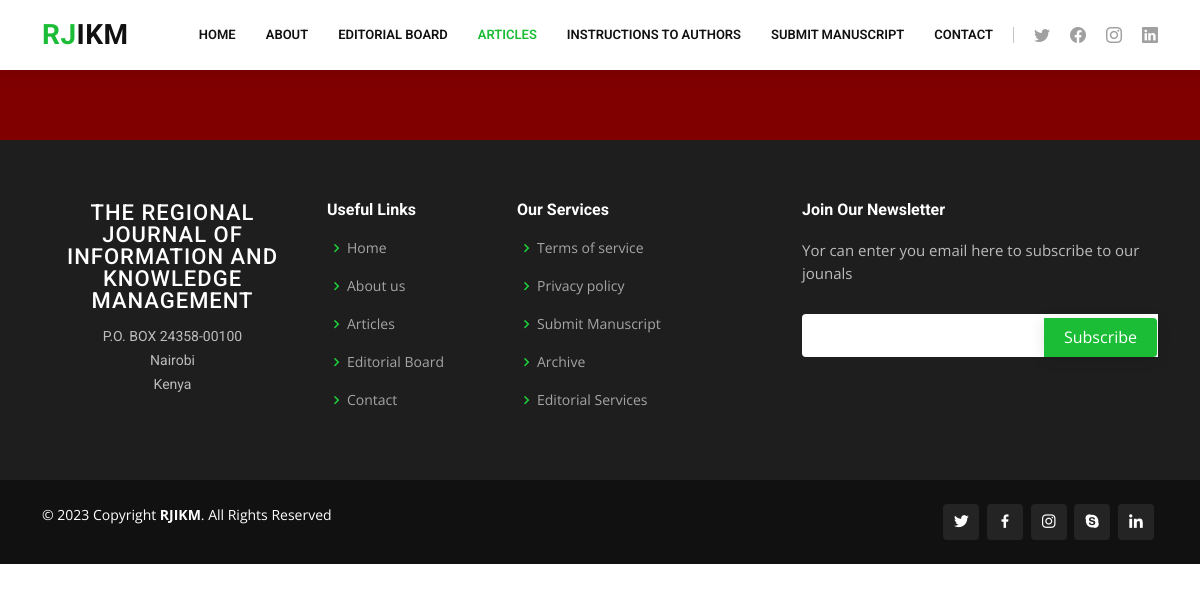
/rjikm/vol6_no2_articles, run on an earlier commit of the app's database.
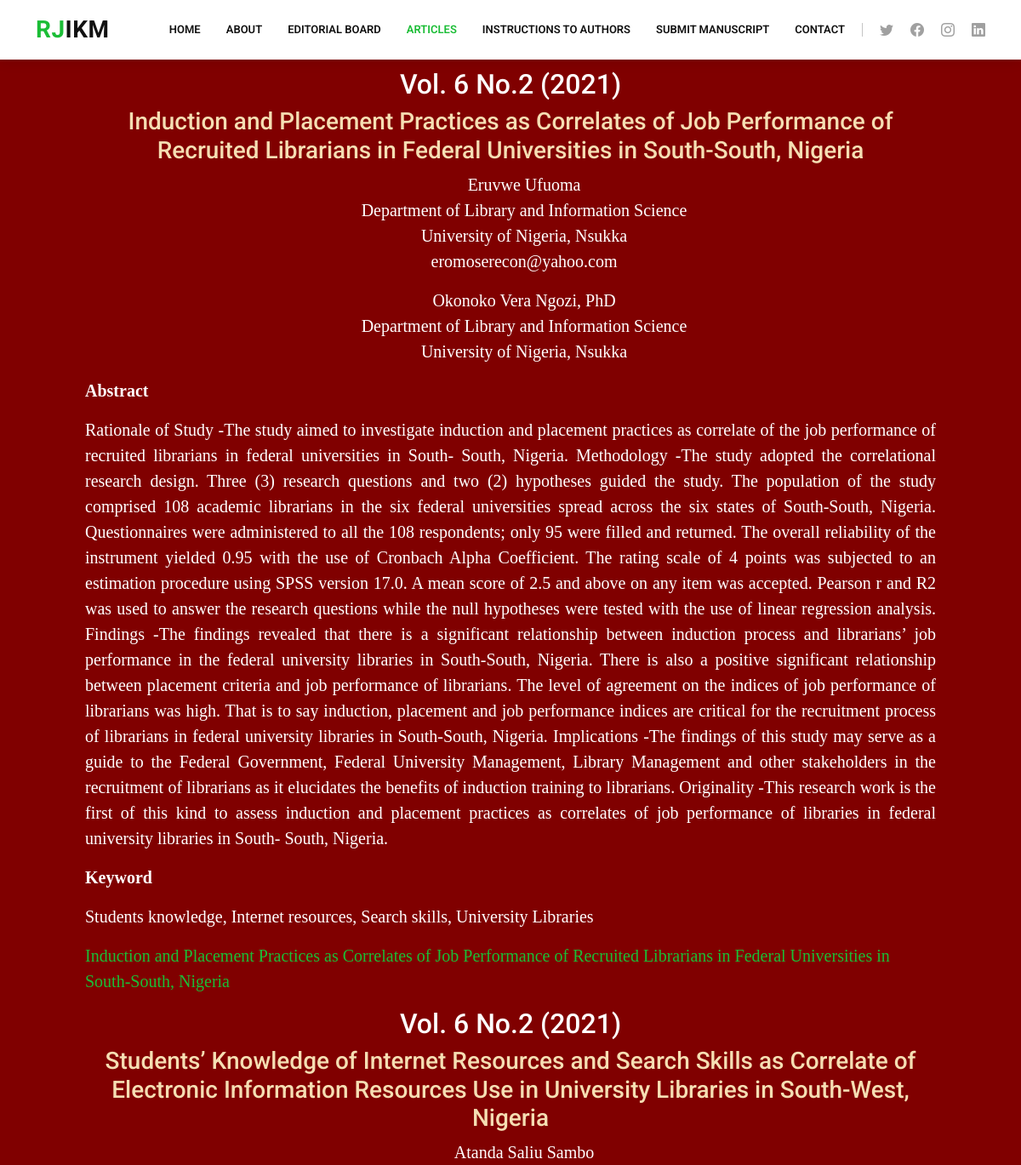
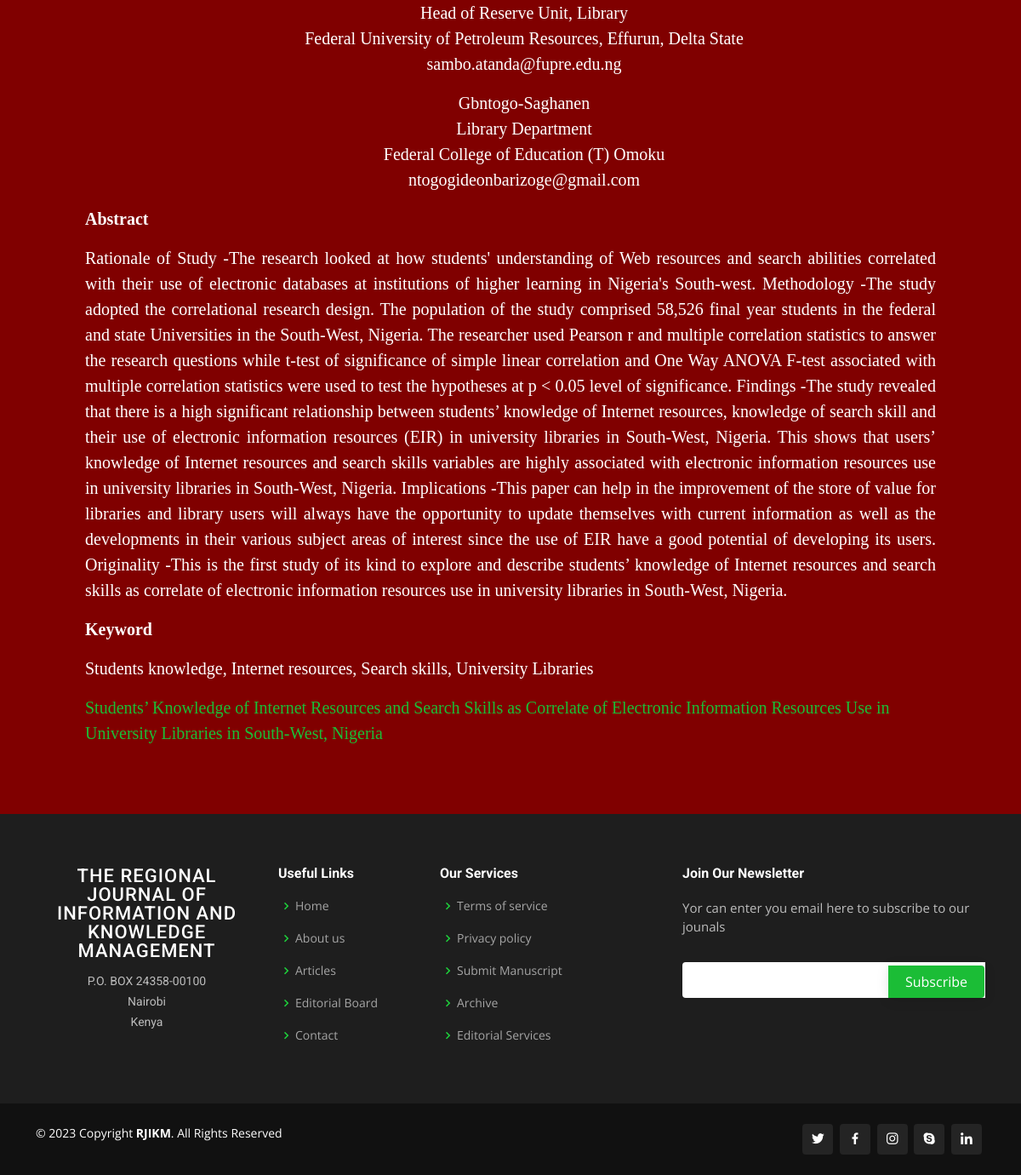
And on a later commit of the database (2 pictures, top to bottom).
### rjikm/models.py (models this page shows, shortened)
class Article(models.Model):
    volume = models.CharField(max_length=100, default="untitled")
    title = models.CharField(max_length=400, default='Untitled')
    author1 = models.CharField(max_length=100, default='Anonymous')
    university1 = models.CharField(max_length=100, default='Unknown')
    department1 = models.CharField(max_length=100, default='Unknown')
    email1 = models.EmailField(default='anonymous@example.com')
    author2 = models.CharField(max_length=100, default='Anonymous')
    department2 = models.CharField(max_length=100, default='Unknown')
    university2 = models.CharField(max_length=100, default='Unknown')
    email2 = models.EmailField(default='anonymous@example.com')
    abstract_title = models.CharField(max_length=100, default='Abstract')
    abstract = models.TextField(default='No abstract provided')
    keyword_title = models.CharField(max_length=100, default="Keyword")
    keywords = models.CharField(max_length=200, default='None')
    titlelink = models.CharField(max_length=400, default='Untitled')

### rjikm/views.py (the view)
# urls.py: path("vol6_no2_articles", views.vol6_no2_articles, name="vol6_no2_articles"),
def vol6_no2_articles(request):
    articles = Article.objects.all()
    vol6_no2_articles = []
    for article in articles:
        if vol6_no2_articles == "Vol. 6 No. 2 (2021)":
            vol6_no2_articles.append(article)
    context = {'articles': articles}
    return render(request, "rjikm/vol6articles.html", context)

### rjikm/templates/rjikm/vol6articles.html
{% extends "rjikm/layoutvol7articles.html" %}
{% block body %}
<section style="background-color: maroon;">
 <div style="margin:20px 100px 20px 100px; color:white; font-family: Times New Roman, Times, serif; font-size: 20px">
     {% for article in articles %}
         {% if article.volume == 'Vol. 6 No.2 (2021)'%}
        <h2 style="text-align:center;"> {{article.volume}} </h2>
         <h3 style="text-align:center; color: wheat;"> {{article.title}}</h3>
         <ul style="list-style-type: none;">
        {% if article.author1 != 'Anonymous' %}
        <li style="text-align:center;"> {{article.author1}} </li>
        {% endif %}
        {% if article.department1 != 'Unknown' %}
        <li style="text-align:center;"> {{article.department1}} </li>
        {% endif %}
        {% if article.university1 != 'Unknown' %}
        <li style="text-align:center;"> {{article.university1}} </li>
        {% endif %}
        {% if article.email1 != 'anonymous@example.com' %}
        <li style="text-align:center;"> {{article.email1}} </li>
        {% endif %}
        </ul>
        <ul style="list-style-type: none;">
        {% if article.author2 != 'Anonymous' %}
        <li style="text-align:center;"> {{article.author2}} </li>
        {% endif %}
        {% if article.department2 != 'Unknown' %}
        <li style="text-align:center;"> {{article.department2}} </li>
        {% endif %}
        {% if article.university2 != 'Unknown' %}
        <li style="text-align:center;"> {{article.university2}} </li>
        {% endif %}
        {% if article.email2 != 'anonymous@example.com' %}
        <li style="text-align:center;"> {{article.email2}} </li>
        {% endif %}
        </ul>
         <p><strong>{{article.abstract_title}}</strong></p>
        <p style="text-align:justify;"> {{article.abstract}}</p>
        <p><strong>{{article.keyword_title}}</strong></p>
        <p> {{article.keywords}}</p>
        <p> <a href="">{{article.titlelink}}</a></p>
         {% endif%}
    {% endfor %}
 </div>
</section>
{% endblock %}

### rjikm/templates/rjikm/layoutvol7articles.html (shortened to what this page needs)
{% load static %}
<!DOCTYPE html>
<html lang="en">
<head>
  <link href="{% static 'vendor/animate.css/animate.min.css' %}" rel="stylesheet">
  <link href="{% static 'vendor/aos/aos.css' %}" rel="stylesheet">
  <link href="{% static 'vendor/bootstrap/css/bootstrap.min.css' %}" rel="stylesheet">
  <link href="{% static 'vendor/bootstrap-icons/bootstrap-icons.css' %}" rel="stylesheet">
  <link href="{% static 'vendor/boxicons/css/boxicons.min.css' %}" rel="stylesheet">
  <link href="{% static 'vendor/glightbox/css/glightbox.min.css' %}" rel="stylesheet">
  <link href="{% static 'vendor/remixicon/remixicon.css' %}" rel="stylesheet">
  <link href="{% static 'vendor/swiper/swiper-bundle.min.css' %}" rel="stylesheet">
    <link href="{% static 'rjikm/style.css' %}" rel="stylesheet">
</head>
<body>
 <header id="header" class="fixed-top">
    <div class="container d-flex align-items-center">
      <h1 class="logo me-auto"><a href="{% url 'index' %}"><span>RJ</span>IKM</a></h1>
      <nav id="navbar" class="navbar order-last order-lg-0">
        <ul>
          <li><a href="{% url 'index' %}" >Home</a></li>
          <li class="dropdown"><a href="{% url 'about' %}" <span>About</span> </a>
          <li><a href="{% url 'editorial' %}" >Editorial Board</a></li>
          <li><a href="{% url 'articles' %}" class="active">Articles</a></li>
          <li><a href="{% url 'authorInstructions' %}"> Instructions to Authors</a></li>
          <li><a href="{% url 'login' %}">Submit Manuscript</a></li>
          <li><a href="{% url 'contact' %}">Contact</a></li>
        </ul>
      </nav>
      <div class="header-social-links d-flex">
        <a href="#" class="twitter"><i class="bu bi-twitter"></i></a>
        <a href="#" class="facebook"><i class="bu bi-facebook"></i></a>
        <a href="#" class="instagram"><i class="bu bi-instagram"></i></a>
        <a href="#" class="linkedin"><i class="bu bi-linkedin"></i></i></a>
      </div>
    </div>
  </header>
      {% block body %}
      {% endblock %}
<footer id="footer">
    <div class="footer-top">
      <div class="container">
        <div class="row">
          <div class="col-lg-3 col-md-6 footer-contact">
            <h3 style="text-align: center;">The Regional Journal of Information and Knowledge Management</h3>
            <p style="text-align: center;">
              P.O. BOX 24358-00100 <br>
              Nairobi<br>
               Kenya <br><br>
            </p>
          </div>
          <div class="col-lg-2 col-md-6 footer-links">
            <h4>Useful Links</h4>
            <ul>
              <li><i class="bx bx-chevron-right"></i> <a href="{% url 'index' %}">Home</a></li>
              <li><i class="bx bx-chevron-right"></i> <a href="{% url 'about' %}">About us</a></li>
              <li><i class="bx bx-chevron-right"></i> <a href="{% url 'articles' %}">Articles</a></li>
              <li><i class="bx bx-chevron-right"></i> <a href="{% url 'editorial' %}">Editorial Board</a></li>
              <li><i class="bx bx-chevron-right"></i> <a href="{% url 'contact' %}">Contact</a></li>
            </ul>
          </div>
          <div class="col-lg-3 col-md-6 footer-links">
            <h4>Our Services</h4>
            <ul>
              <li><i class="bx bx-chevron-right"></i> <a href="{% url 'authorInstructions' %}">Terms of service</a></li>
              <li><i class="bx bx-chevron-right"></i> <a href="{% url 'contact' %}">Privacy policy</a></li>
              <li><i class="bx bx-chevron-right"></i> <a href="{% url 'submit' %}">Submit Manuscript</a></li>
              <li><i class="bx bx-chevron-right"></i> <a href="#">Archive</a></li>
              <li><i class="bx bx-chevron-right"></i> <a href="{% url 'editorial' %}">Editorial Services</a></li>
            </ul>
          </div>
          <div class="col-lg-4 col-md-6 footer-newsletter">
            <h4>Join Our Newsletter</h4>
            <p>Yor can enter you email here to subscribe to our jounals</p>
            <form action="" method="post">
              <input type="email" name="email"><input type="submit" value="Subscribe">
            </form>
          </div>
        </div>
      </div>
    </div>
    <div class="container d-md-flex py-4">
      <div class="me-md-auto text-center text-md-start">
        <div class="copyright">
          &copy; <script>document.write(new Date().getFullYear());</script> Copyright <strong><span>RJIKM</span></strong>. All Rights Reserved
        </div>
        <div class="credits">
        </div>
      </div>
      <div class="social-links text-center text-md-right pt-3 pt-md-0">
        <a href="#" class="twitter"><i class="bx bxl-twitter"></i></a>
        <a href="#" class="facebook"><i class="bx bxl-facebook"></i></a>
        <a href="#" class="instagram"><i class="bx bxl-instagram"></i></a>
        <a href="#" class="google-plus"><i class="bx bxl-skype"></i></a>
        <a href="#" class="linkedin"><i class="bx bxl-linkedin"></i></a>
      </div>
    </div>
  </footer>
</body>
</html>

### rjikm/static/rjikm/style.css (style rules this page uses)
body { font-family: "Open Sans", sans-serif; color: #4d4643; }
a { color: #1bbd36; text-decoration: none; }
h1, h2, h3, h4, h5, h6 { font-family: "Roboto", sans-serif; }
input[type=submit] { background-color: #04AA6D; border: none; color: #ffffff; text-decoration: none; padding: 20px 20px; margin: 4px 5px 0px 100px; cursor: pointer; }
#header { background: white; transition: all 0.5s; z-index: 997; padding: 15px 0; box-shadow: 0px 2px 15px rgba(0, 0, 0, 0.1); }
#header .logo { font-size: 28px; margin: 0; padding: 0; line-height: 1; font-weight: 700; letter-spacing: 0.5px; text-transform: uppercase; }
#header .logo a { color: #111; }
#header .logo a span { color: #1bbd36; }
.header-social-links { margin-left: 20px; border-left: 1px solid #c4c4c4; }
.header-social-links a { color: #a0a0a0; display: inline-block; line-height: 0px; transition: 0.3s; padding-left: 20px; }
.header-social-links a i { line-height: 0; }
.navbar { padding: 0; }
.navbar ul { margin: 0; padding: 0; display: flex; list-style: none; align-items: center; }
.navbar li { position: relative; }
.navbar a, .navbar a:focus { display: flex; align-items: center; justify-content: space-between; padding: 10px 0 10px 30px; font-family: "Roboto", sans-serif; font-size: 13px; font-weight: 600; color: #111; white-space: nowrap; text-transform: uppercase; transition: 0.3s; }
.navbar a:hover, .navbar .active, .navbar .active:focus, .navbar li:hover>a { color: #1bbd36; }
section { padding: 60px 0; overflow: hidden; }
#footer { color: #fff; font-size: 14px; background: #111; }
#footer .footer-top { padding: 60px 0 30px 0; background: #1e1e1e; }
#footer .footer-top .footer-contact { margin-bottom: 30px; }
#footer .footer-top .footer-contact h3 { font-size: 22px; margin: 0 0 10px 0; padding: 2px 0 2px 0; line-height: 1; font-weight: 500; letter-spacing: 1px; text-transform: uppercase; color: #fff; }
#footer .footer-top .footer-contact p { font-size: 14px; line-height: 24px; margin-bottom: 0; font-family: "Roboto", sans-serif; color: rgba(255, 255, 255, 0.7); }
#footer .footer-top h4 { font-size: 16px; font-weight: bold; color: #fff; position: relative; padding-bottom: 12px; }
#footer .footer-top .footer-links { margin-bottom: 30px; }
#footer .footer-top .footer-links ul { list-style: none; padding: 0; margin: 0; }
#footer .footer-top .footer-links ul i { padding-right: 2px; color: #1ed33c; font-size: 18px; line-height: 1; }
#footer .footer-top .footer-links ul li { padding: 10px 0; display: flex; align-items: center; }
#footer .footer-top .footer-links ul li:first-child { padding-top: 0; }
#footer .footer-top .footer-links ul a { color: rgba(255, 255, 255, 0.6); transition: 0.3s; display: inline-block; line-height: 1; }
#footer .footer-newsletter { font-size: 15px; color: rgba(255, 255, 255, 0.7); }
#footer .footer-newsletter h4 { font-size: 16px; font-weight: bold; color: #fff; position: relative; padding-bottom: 12px; }
#footer .footer-newsletter form { margin-top: 30px; background: #fff; padding: 6px 10px; position: relative; border-radius: 4px 0 0 4px; text-align: left; }
#footer .footer-newsletter form input[type=email] { border: 0; padding: 4px 8px; width: calc(100% - 100px); }
#footer .footer-newsletter form input[type=submit] { position: absolute; top: 0; right: -4px; bottom: 0; border: 0; background: none; font-size: 16px; padding: 0 20px; background: #1bbd36; color: #fff; transition: 0.3s; border-radius: 0 4px 4px 0; box-shadow: 0px 2px 15px rgba(0, 0, 0, 0.1); }
#footer .credits { padding-top: 5px; font-size: 13px; color: #fff; }
#footer .social-links a { font-size: 18px; display: inline-block; background: rgba(255, 255, 255, 0.08); color: #fff; line-height: 1; padding: 8px 0; margin-right: 4px; border-radius: 4px; text-align: center; width: 36px; height: 36px; transition: 0.3s; }

What changed in the data, as far as the page shows it:
added Article: volume "Vol. 6 No.2 (2021)", title "Induction and Placement Practices as Correlates of Job Performance of Recruited Librarians in Federal Universities in South-South, Nigeria", author1 "Eruvwe Ufuoma", department1 "Department of Library and Information Science", university1 "University of Nigeria, Nsukka", email1 "eromoserecon@yahoo.com", author2 "Okonoko Vera Ngozi, PhD", department2 "Department of Library and Information Science", university2 "University of Nigeria, Nsukka", abstract_title "Abstract", abstract "Rationale of Study -The study aimed to investigate induction and placement practices as correlate of the job performance of recruited librarians in federal universities in South- South, Nigeria. Methodology -The study adopted the correlational research design. Three (3) research questions and two (2) hypotheses guided the study. The population of the study comprised 108 academic librarians in the six federal universities spread across the six states of South-South, Nigeria. Questionnaires were administered to all the 108 respondents; only 95 were filled and returned. The overall reliability of the instrument yielded 0.95 with the use of Cronbach Alpha Coefficient. The rating scale of 4…", keyword_title "Keyword", keywords "Students knowledge, Internet resources, Search skills, University Libraries", titlelink "Induction and Placement Practices as Correlates of Job Performance of Recruited Librarians in Federal Universities in South-South, Nigeria"
added Article: volume "Vol. 6 No.2 (2021)", title "Students’ Knowledge of Internet Resources and Search Skills as Correlate of Electronic Information Resources Use in University Libraries in South-West, Nigeria", author1 "Atanda Saliu Sambo", department1 "Head of Reserve Unit, Library", university1 "Federal University of Petroleum Resources, Effurun, Delta State", email1 "sambo.atanda@fupre.edu.ng", author2 "Gbntogo-Saghanen", department2 "Library Department", university2 "Federal College of Education (T) Omoku", email2 "ntogogideonbarizoge@gmail.com", abstract_title "Abstract", abstract "Rationale of Study -The research looked at how students' understanding of Web resources and search abilities correlated with their use of electronic databases at institutions of higher learning in Nigeria's South-west. Methodology -The study adopted the correlational research design. The population of the study comprised 58,526 final year students in the federal and state Universities in the South-West, Nigeria. The researcher used Pearson r and multiple correlation statistics to answer the research questions while t-test of significance of simple linear correlation and One Way ANOVA F-test associated with multiple correlation statistics were used to test the hypotheses at p < 0.05 level of…", keyword_title "Keyword", keywords "Students knowledge, Internet resources, Search skills, University Libraries", titlelink "Students’ Knowledge of Internet Resources and Search Skills as Correlate of Electronic Information Resources Use in University Libraries in South-West, Nigeria"
